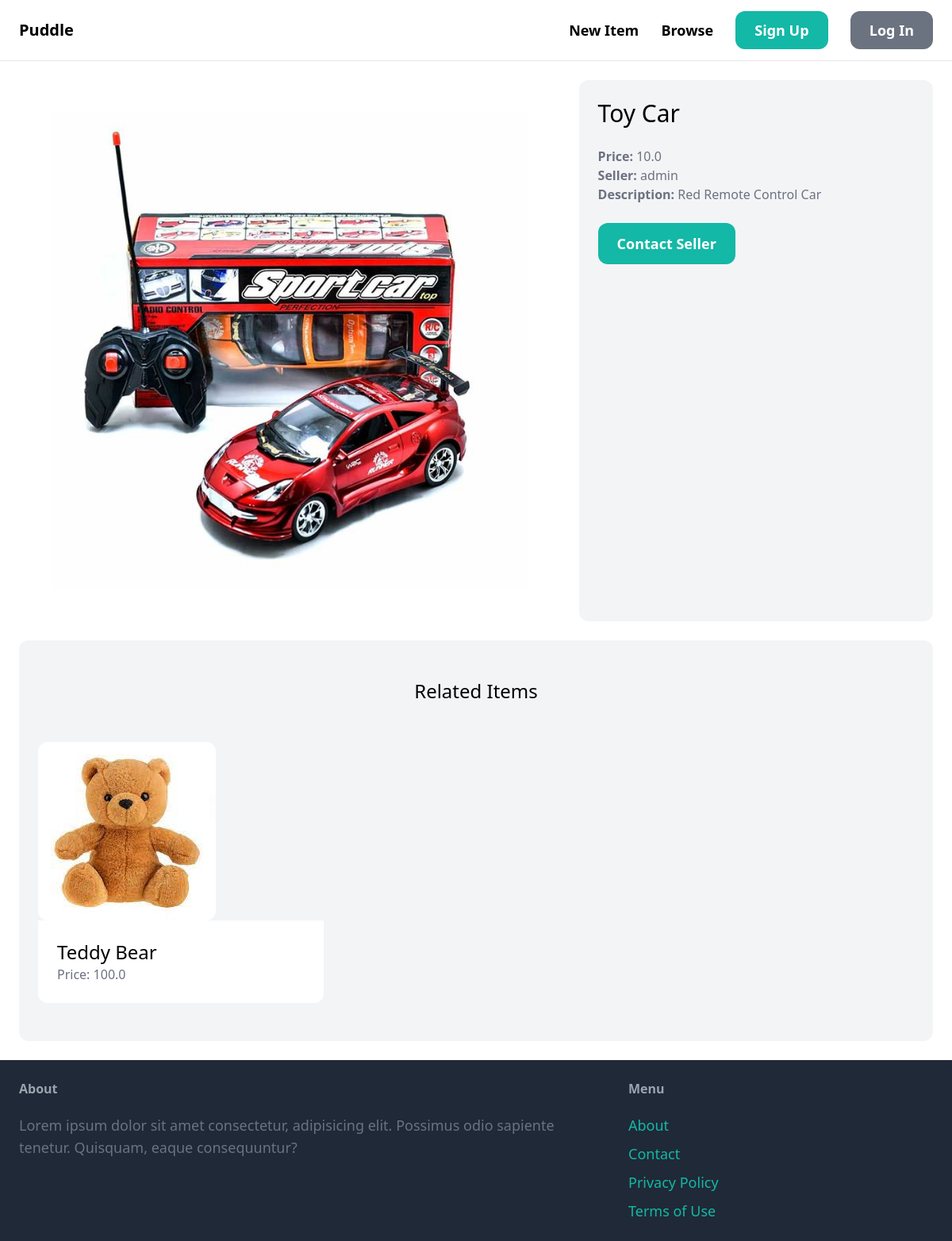
Screenshot of /items/3/ with the database file from the repository.
### item/models.py (models this page shows, shortened)
class Item(models.Model):
    category = models.ForeignKey(Category, related_name='items', on_delete=models.CASCADE)
    name = models.CharField(max_length=255)
    description = models.TextField(blank=True, null=True)
    price = models.FloatField()
    image = models.ImageField(upload_to='item_images',blank=True , null=True)
    is_sold = models.BooleanField(default=False)
    created_by = models.ForeignKey(User,related_name='items', on_delete=models.CASCADE)
    created_at = models.DateTimeField(auto_now_add=True)

### item/views.py (the view)
# urls.py: path('<int:pk>/',views.detail, name='detail'),
def detail(request, pk):
    item = get_object_or_404(Item, pk=pk)
    related_items= Item.objects.filter(category=item.category,is_sold=False).exclude(pk=pk)[0:3]
    return render(request, 'item/detail.html', {
        'item': item,
        'related_items':related_items
    })

### item/templates/item/detail.html
{% extends 'core/base.html' %} {% block title %} {{ item.name }} {% endblock %}
{% block content %}
<div class="grid grid-cols-5 gap-6">
  <div class="col-span-3">
    <img src="{{ item.image.url }}" class="rounded-xl" />
  </div>
  <div class="col-span-2 p-6 bg-gray-100 rounded-xl">
    <h2 class="mb-6 text-3xl">{{ item.name }}</h2>
    <p class="text-gray-500"><strong>Price:</strong> {{ item.price }}</p>
    <p class="text-gray-500"><strong>Seller:</strong> {{ item.created_by }}</p>
    {% if item.description %}
    <p class="text-gray-500">
      <strong>Description:</strong> {{ item.description }}
    </p>
    {% endif %}
    <a
      href="#"
      class="inline-block mt-6 px-6 py-3 text-lg font-semibold rounded-xl bg-teal-500 text-white hover:bg-teal-700"
      >Contact Seller</a
    >
  </div>
</div>
<div class="mt-6 px-6 py-12 bg-gray-100 rounded-xl">
  <h2 class="mb-12 text-2xl text-center">Related Items</h2>
  <div class="grid grid-cols-3 gap-3">
    {% for item in related_items %}
    <div>
      <a href="{% url 'item:detail' item.id %}">
        <div>
          <img src="{{item.image.url}}" class="rounded-xl" alt="" />
        </div>
        <div class="p-6 bg-white rounded-b-xl">
          <h2 class="text-2xl">{{item.name}}</h2>
          <p class="text-gray-500">Price: {{item.price}}</p>
        </div>
      </a>
    </div>
    {% endfor %}
  </div>
</div>
{% endblock %}

### rows the page displays
Item: image (picture), name "Toy Car", price "10.0", created_by "admin", description "Red Remote Control Car"
Item: image (picture), name "Teddy Bear", price "100.0"
